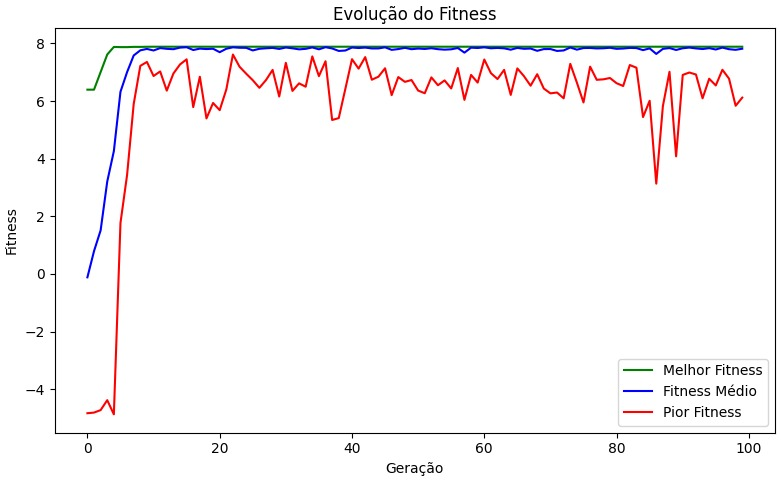

Reproduce this figure in Python.
import numpy as np
import matplotlib.pyplot as plt
import imageio.v2 as imageio
import os

# --- Parâmetros do Algoritmo Genético ---
POP_SIZE = 50
NUM_GENERATIONS = 100
CROSSOVER_RATE = 0.8
MUTATION_RATE = 0.1
BOUNDS = [0, 10]  # Limites para x1 e x2
DIM = 2  # n = 2

# --- Função Alpine 2 ---
def falpine2(x):
    return np.prod(np.sqrt(x) * np.sin(x))

# --- Inicialização da População ---
def initialize_population(size, dim):
    return np.random.uniform(BOUNDS[0], BOUNDS[1], (size, dim))

# --- Avaliação da População ---
def evaluate_population(pop):
    return np.array([falpine2(ind) for ind in pop])

# --- Seleção por Torneio ---
def tournament_selection(pop, fitness, k=3):
    selected = []
    for _ in range(len(pop)):
        aspirants_idx = np.random.randint(0, len(pop), k)
        best_idx = aspirants_idx[np.argmax(fitness[aspirants_idx])]
        selected.append(pop[best_idx])
    return np.array(selected)

# --- Crossover Simples (BLX-alpha) ---
def crossover(parent1, parent2, alpha=0.5):
    if np.random.rand() < CROSSOVER_RATE:
        cmin = np.minimum(parent1, parent2)
        cmax = np.maximum(parent1, parent2)
        diff = cmax - cmin
        low = cmin - alpha * diff
        high = cmax + alpha * diff
        child1 = np.random.uniform(low, high)
        child2 = np.random.uniform(low, high)
        return np.clip(child1, BOUNDS[0], BOUNDS[1]), np.clip(child2, BOUNDS[0], BOUNDS[1])
    else:
        return parent1.copy(), parent2.copy()

# --- Mutação Gaussiana ---
def mutate(ind):
    for i in range(DIM):
        if np.random.rand() < MUTATION_RATE:
            ind[i] += np.random.normal(0, 0.3)
            ind[i] = np.clip(ind[i], BOUNDS[0], BOUNDS[1])
    return ind

# --- Criação da Próxima Geração ---
def create_next_generation(pop, fitness):
    selected = tournament_selection(pop, fitness)
    next_gen = []
    for i in range(0, POP_SIZE, 2):
        p1, p2 = selected[i], selected[(i + 1) % POP_SIZE]
        c1, c2 = crossover(p1, p2)
        next_gen.append(mutate(c1))
        next_gen.append(mutate(c2))
    return np.array(next_gen[:POP_SIZE])

# --- Criação de Curvas de Nível da Função Alpine 2 ---
def plot_population(pop, gen, fitness_values, save_path=None):
    x = np.linspace(BOUNDS[0], BOUNDS[1], 200)
    y = np.linspace(BOUNDS[0], BOUNDS[1], 200)
    X, Y = np.meshgrid(x, y)
    Z = np.sqrt(X) * np.sin(X) * np.sqrt(Y) * np.sin(Y)

    plt.figure(figsize=(6, 5))
    plt.contourf(X, Y, Z, levels=50, cmap='viridis')
    plt.colorbar(label='f(x1, x2)')
    plt.scatter(pop[:, 0], pop[:, 1], c='red', s=40, label='População')
    plt.title(f'Geração {gen}')
    plt.xlabel('x1')
    plt.ylabel('x2')
    plt.legend()
    plt.tight_layout()
    if save_path:
        plt.savefig(save_path)
        plt.close()

# --- Loop Principal ---
pop = initialize_population(POP_SIZE, DIM)
fitness_history = []
max_fit, mean_fit, min_fit = [], [], []

frames = []

os.makedirs("frames", exist_ok=True)

for gen in range(NUM_GENERATIONS):
    fitness = evaluate_population(pop)
    fitness_history.append(fitness)
    max_fit.append(np.max(fitness))
    mean_fit.append(np.mean(fitness))
    min_fit.append(np.min(fitness))

    # Salva frame do vídeo
    frame_path = f"frames/gen_{gen:03d}.png"
    plot_population(pop, gen, fitness, save_path=frame_path)
    frames.append(frame_path)

    # Cria próxima geração
    pop = create_next_generation(pop, fitness)

# --- Criação do Gráfico da Evolução do Fitness ---
plt.figure(figsize=(8, 5))
plt.plot(max_fit, label='Melhor Fitness', color='green')
plt.plot(mean_fit, label='Fitness Médio', color='blue')
plt.plot(min_fit, label='Pior Fitness', color='red')
plt.xlabel('Geração')
plt.ylabel('Fitness')
plt.title('Evolução do Fitness')
plt.legend()
plt.tight_layout()
plt.show()

# --- Geração do Vídeo ---
with imageio.get_writer('evolucao_populacao.mp4', fps=10) as writer:
    for filename in frames:
        image = imageio.imread(filename)
        writer.append_data(image)

print("✅ Vídeo gerado: evolucao_populacao.mp4")
